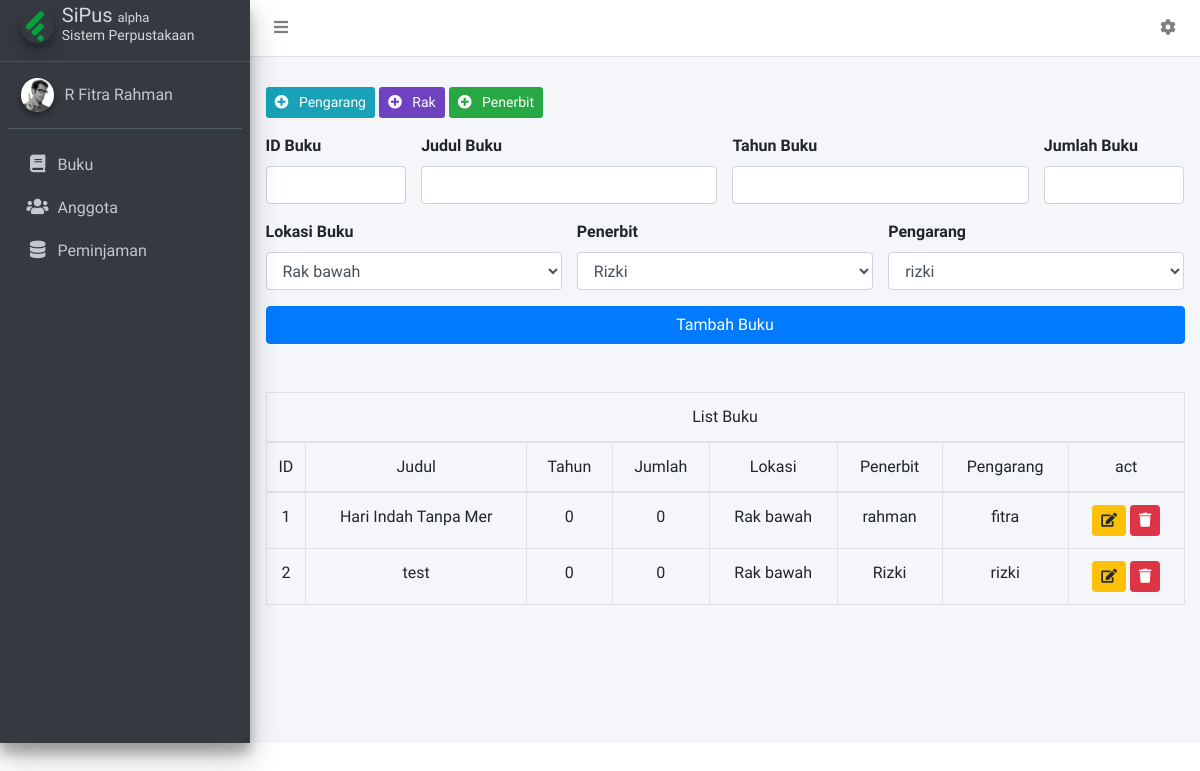
The app's page /index.php/buku, older data.
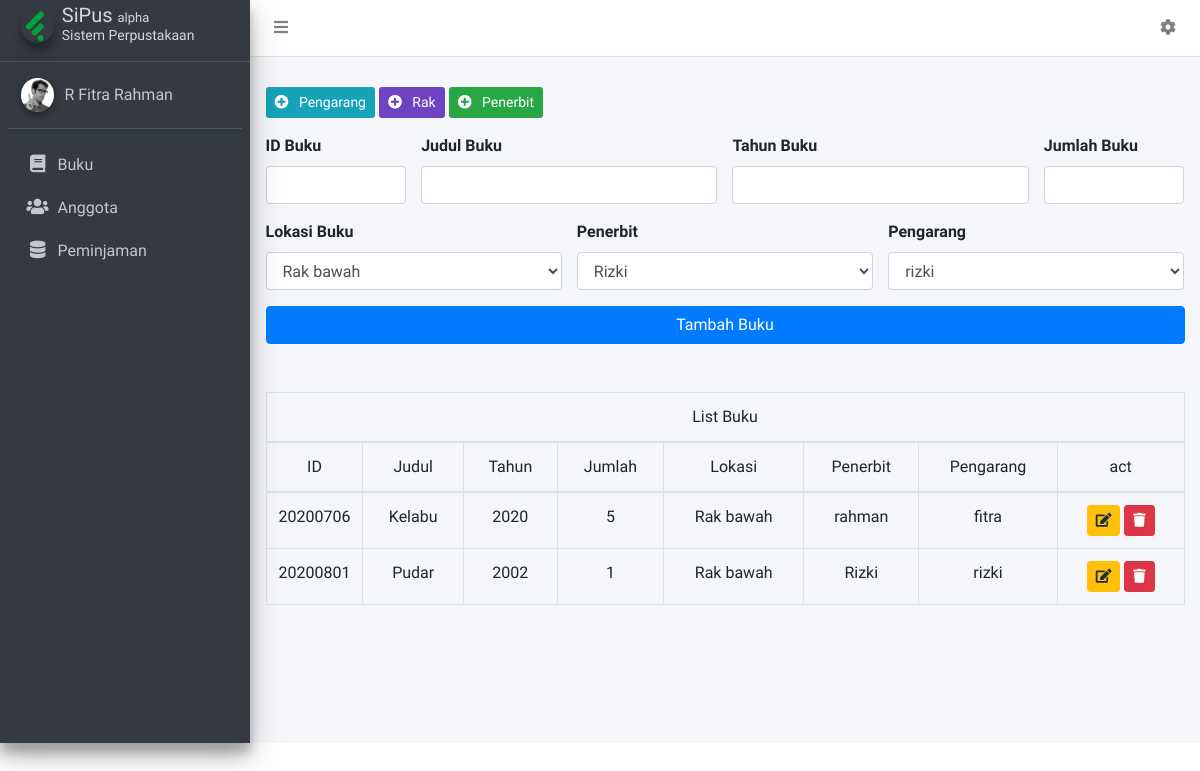
The same page, newer data.
### tables this page shows
CREATE TABLE `buku` (
  `id` varchar(20) NOT NULL,
  `judul_buku` varchar(20) NOT NULL,
  `tahun_buku` int(10) NOT NULL,
  `penerbit_id` varchar(20) NOT NULL,
  `pengarang_id` varchar(20) NOT NULL,
  `rak_id` varchar(20) NOT NULL,
  `jumlah_buku` int(100) NOT NULL,
  `tanggal_pengadaan` date DEFAULT NULL
);

CREATE TABLE `rak` (
  `id` varchar(20) NOT NULL,
  `lokasi` tinytext NOT NULL
);

CREATE TABLE `penerbit` (
  `id` varchar(20) NOT NULL,
  `nama_penerbit` varchar(20) NOT NULL,
  `alamat` tinytext DEFAULT NULL,
  `no_telp` int(20) DEFAULT NULL
);

CREATE TABLE `pengarang` (
  `id` varchar(20) NOT NULL,
  `nama_pengarang` varchar(20) NOT NULL,
  `alamat` tinytext DEFAULT NULL,
  `no_telp` int(20) DEFAULT NULL
);

### application/controllers/Buku.php (called while the page is built, shortened)
<?php
class buku extends CI_Controller {
    public function index()
    {
        $data['bukus'] = $this->db
                            ->select('
                                    buku.id,
                                    buku.judul_buku,
                                    buku.tahun_buku,
                                    buku.jumlah_buku,
                                    penerbit.nama_penerbit as penerbit,
                                    pengarang.nama_pengarang as pengarang,
                                    rak.lokasi as rak')
                            ->from('buku')
                            ->join('penerbit','penerbit.id = buku.penerbit_id')
                            ->join('pengarang','pengarang.id = buku.pengarang_id')
                            ->join('rak','rak.id = buku.rak_id')
                            ->get()
                            ->result();
        $data['raks'] = $this->db->get('rak')->result();
        $data['pengarangs'] = $this->db->get('pengarang')->result();
        $data['penerbits'] = $this->db->get('penerbit')->result();
        $this->load->view('templates/header');
        $this->load->view('pages/buku/index',$data);
        $this->load->view('templates/footer');
    }
}

### index.php (called while the page is built, shortened)
<?php
require_once BASEPATH.'core/CodeIgniter.php';

### application/views/pages/buku/index.php (the view, shortened to what this page needs)
<div class="row">
    <div class="col-12">
        <a href="<?= base_url('pengarang') ?>" class="btn btn-sm bg-cyan">
            <i class="fas fa-plus-circle"></i>&nbsp;&nbsp; Pengarang
        </a>
        <a href="<?= base_url('rak') ?>" class="btn btn-sm bg-purple">
            <i class="fas fa-plus-circle"></i>&nbsp;&nbsp; Rak
        </a>
        <a href="<?= base_url('penerbit') ?>" class="btn btn-sm bg-green">
            <i class="fas fa-plus-circle"></i>&nbsp;&nbsp; Penerbit
        </a>
    </div>
</div>
<form class="mt-3" action="<?= base_url('buku/store') ?>" method="POST">
    <div class="row">
        <div class="col-sm-12 col-md-2">
            <div class="form-group">
                <label for="id">ID Buku</label>
                <input name="id" type="text" class="form-control" id="id">
            </div>
        </div>
        <div class="col-sm-12 col-md-4">
            <div class="form-group">
                <label for="judul_buku">Judul Buku</label>
                <input name="judul_buku" type="text" class="form-control" id="judul_buku">
            </div>
        </div>
        <div class="col-sm-12 col-md-4">
            <div class="form-group">
                <label for="tahun_buku">Tahun Buku</label>
                <input name="tahun_buku" type="number" class="form-control" id="tahun_buku">
            </div>
        </div>
        <div class="col-sm-12 col-md-2">
            <div class="form-group">
                <label for="jumlah_buku">Jumlah Buku</label>
                <input name="jumlah_buku" type="number" class="form-control" id="jumlah_buku">
            </div>
        </div>
        <div class="col-sm-12 col-md-4">
            <div class="form-group">
                <label for="rak">Lokasi Buku</label>
                <select name="rak_id" class="form-control" id="rak">
                    <?php foreach ($raks as $rak) : ?>
                        <option value="<?= $rak->id ?>"><?= $rak->lokasi ?></option>
                    <?php endforeach ?>
                </select>
            </div>
        </div>
        <div class="col-sm-12 col-md-4">
            <div class="form-group">
                <label for="penerbit">Penerbit</label>
                <select name="penerbit_id" class="form-control" id="penerbit">
                    <?php foreach ($penerbits as $penerbit) : ?>
                        <option value="<?= $penerbit->id ?>"><?= $penerbit->nama_penerbit ?></option>
                    <?php endforeach ?>
                </select>
            </div>
        </div>
        <div class="col-sm-12 col-md-4">
            <div class="form-group">
                <label for="pengarang">Pengarang</label>
                <select name="pengarang_id" class="form-control" id="pengarang">
                    <?php foreach ($pengarangs as $pengarang) : ?>
                        <option value="<?= $pengarang->id ?>"><?= $pengarang->nama_pengarang ?></option>
                    <?php endforeach ?>
                </select>
            </div>
        </div>
        <div class="col-12">
            <button class="btn btn-primary w-100" type="submit">Tambah Buku</button>
        </div>
    </div>
</form>
<div class="table-responsive">
    <table class="table table-bordered text-center mt-5">
        <thead>
            <tr>
                <td colspan="8">List Buku</td>
            </tr>
            <tr>
                <td style="width: 20px;">ID</td>
                <td>Judul</td>
                <td>Tahun</td>
                <td>Jumlah</td>
                <td>Lokasi</td>
                <td>Penerbit</td>
                <td>Pengarang</td>
                <td>act</td>
            </tr>
        </thead>
        <tbody>
            <?php foreach ($bukus as $buku) : ?>
                <tr>
                    <td><?= $buku->id ?></td>
                    <td><?= $buku->judul_buku ?></td>
                    <td><?= $buku->tahun_buku ?></td>
                    <td><?= $buku->jumlah_buku ?></td>
                    <td><?= $buku->rak ?></td>
                    <td><?= $buku->penerbit ?></td>
                    <td><?= $buku->pengarang ?></td>
                    <td>
                        <a href="<?= base_url('buku/edit/') . $buku->id ?>" class="btn btn-sm btn-warning"><i class="fas fa-edit"></i></a>
                        <a href="<?= base_url('buku/delete/') . $buku->id ?>" class="btn btn-sm btn-danger"><i class="fas fa-trash"></i></a>
                    </td>
                </tr>
            <?php endforeach ?>
        </tbody>
    </table>
</div>

### application/views/templates/header.php (shortened to what this page needs)
<!DOCTYPE html>
<html lang="en">
<head>
    <link rel="stylesheet" href="<?= base_url('assets/plugins/fontawesome-free/css/all.min.css') ?>">
    <link rel="stylesheet" href="<?= base_url('assets/css/adminlte.min.css') ?>">
</head>
<body class="hold-transition sidebar-mini">
    <div class="wrapper">
        <nav class="main-header navbar navbar-expand navbar-white navbar-light">
            <ul class="navbar-nav">
                <li class="nav-item">
                    <a class="nav-link" data-widget="pushmenu" href="#" role="button"><i class="fas fa-bars"></i></a>
                </li>
            </ul>
            <ul class="navbar-nav ml-auto">
                <li class="nav-item dropdown">
                    <a class="nav-link" data-toggle="dropdown" href="#">
                        <i class="fas fa-cog"></i>
                    </a>
                </li>
            </ul>
        </nav>
        <aside class="main-sidebar sidebar-dark-primary elevation-4">
            <a href="<?= base_url('/') ?>" class="brand-link">
                <img src="<?= base_url('assets/img/logo.png') ?>" alt="AdminLTE Logo" class="brand-image img-circle elevation-3" style="opacity: 1">
                <span class="d-block brand-text font-weight-light" style="line-height: 5px;">SiPus <small style="font-size: small;line-height: 0;">alpha</small></span>
                <span class="font-weight-light" style="font-size: .7em;line-height: 0;">Sistem Perpustakaan</span>
            </a>
            <div class="sidebar">
                <div class="user-panel mt-3 pb-3 mb-3 d-flex">
                    <div class="image">
                        <img src="<?= base_url('assets/img/user2-160x160.jpg') ?>" class="img-circle elevation-2" alt="User Image">
                    </div>
                    <div class="info">
                        <a href="#" class="d-block">R Fitra Rahman</a>
                    </div>
                </div>
                <nav class="mt-2">
                    <ul class="nav nav-pills nav-sidebar flex-column" data-widget="treeview" role="menu" data-accordion="false">
                        <li class="nav-item">
                            <a href="<?= base_url('buku') ?>" class="nav-link">
                                <i class="nav-icon fas fa-book"></i>
                                <p>
                                    Buku
                                </p>
                            </a>
                        </li>
                        <li class="nav-item">
                            <a href="<?= base_url('anggota') ?>" class="nav-link">
                                <i class="nav-icon fas fa-users"></i>
                                <p>
                                    Anggota
                                </p>
                            </a>
                        </li>
                        <li class="nav-item">
                            <a href="<?= base_url('peminjaman') ?>" class="nav-link">
                                <i class="nav-icon fas fa-database"></i>
                                <p>
                                    Peminjaman
                                </p>
                            </a>
                        </li>
                    </ul>
                </nav>
            </div>
        </aside>
        <div class="content-wrapper">
            <div class="content-header">
            </div>
            <div class="content">
                <div class="container-fluid">

### application/views/templates/footer.php (shortened to what this page needs)
    </div>
</div>
</div>
</div>
</body>
</html>

Row changes from the older to the newer data that the page shows:
removed buku: id "1", judul_buku "Hari Indah Tanpa Mer", tahun_buku "0", jumlah_buku "0", rak.lokasi "Rak bawah", penerbit.nama_penerbit "rahman", pengarang.nama_pengarang "fitra"
removed buku: id "2", judul_buku "test", tahun_buku "0", jumlah_buku "0", rak.lokasi "Rak bawah", penerbit.nama_penerbit "Rizki", pengarang.nama_pengarang "rizki"
added buku: id "20200706", judul_buku "Kelabu", tahun_buku "2020", jumlah_buku "5", rak.lokasi "Rak bawah", penerbit.nama_penerbit "rahman", pengarang.nama_pengarang "fitra"
added buku: id "20200801", judul_buku "Pudar", tahun_buku "2002", jumlah_buku "1", rak.lokasi "Rak bawah", penerbit.nama_penerbit "Rizki", pengarang.nama_pengarang "rizki"
